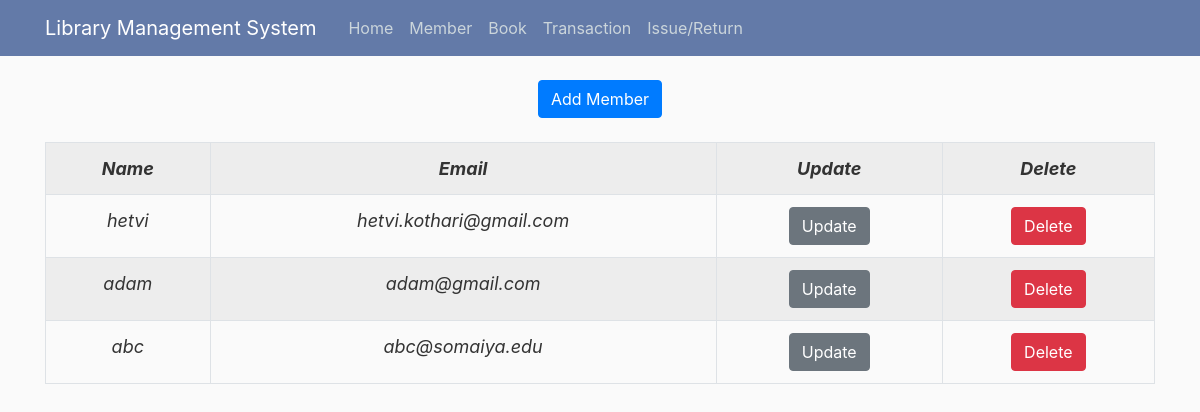
The app's page /member/view with its own data.
### library/models.py (models this page shows, shortened)
class Member(db.Model):
    id = db.Column(db.Integer, primary_key=True)
    name = db.Column(db.String, nullable=False)
    email = db.Column(db.String, unique=True, nullable=False)
    debt = db.Column(db.Integer, default=0)
    total_fees = db.Column(db.Integer, default=0, nullable=True)
    transaction = db.relationship('Transaction', backref="member", lazy=True)

### library/routes.py (the view)
@app.route("/member/view", methods=['GET'])
def view_member():
    members = Member.query.all()
    return render_template('member.html', members = members)

### library/templates/member.html (shortened to what this page needs)
{% extends "layout.html" %}
{% block content %}
<div style="text-align: center;"><a href="{{url_for('add_member')}}"><button class="btn btn-primary">Add
            Member</button></a></div> <br>
<table class="table table-striped table-bordered table-responsive-lg">
    <tr>
        <th>Name</th>
        <th>Email</th>
        <th>Update</th>
        <th>Delete</th>
    </tr>
    {% for member in members %}
    <tr>
        <td>{{ member.name }}</td>
        <td>{{ member.email }}</td>
        <td><a href="{{ url_for('update_member', member_id=member.id) }}"><button
                    class="btn btn-secondary">Update</button></a></td>
        <td><button type="button" class="btn btn-danger" data-toggle="modal"
                data-target="#deleteModal-{{member.id}}">Delete</button>
        </td>
    </tr>
    {% endfor %}
</table>
{% endblock content %}

### library/static/main.css (style rules this page uses)
body { background: #fafafa; color: #333333; margin-top: 5rem; overflow: scroll; }
table, th, td { border: 51px solid black; border-collapse: collapse; text-align: center; font-weight: 400; font-size: large; font-style: italic; font-family: -apple-system, BlinkMacSystemFont, 'Segoe UI', Roboto, Oxygen, Ubuntu, Cantarell, 'Open Sans', 'Helvetica Neue', sans-serif; }
th { font-weight: bold; }

### records on screen
Member: name "hetvi", email "hetvi.kothari@gmail.com"
Member: name "adam", email "adam@gmail.com"
Member: name "abc", email "abc@somaiya.edu"
